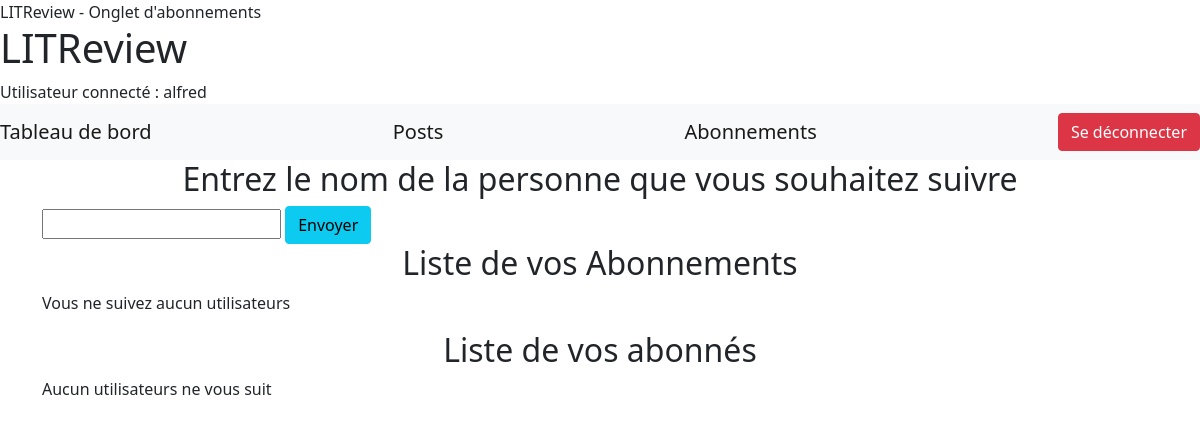
/sub/ (signed in), run on an earlier commit of the app's database.
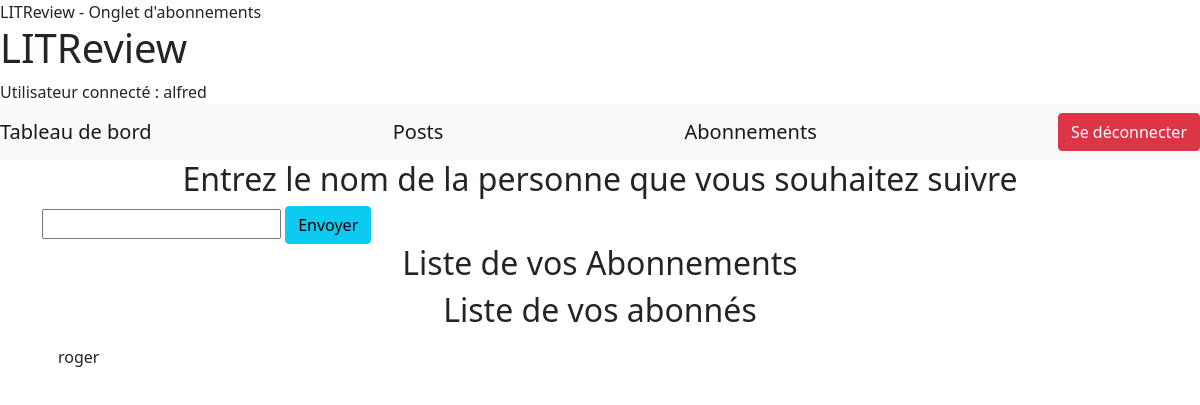
And on a later commit of the database.
### sub_system/models.py (models this page shows, shortened)
class UserFollows(models.Model):
    user = models.ForeignKey(User,
                             on_delete=models.CASCADE,
                             related_name='following'
                             )
    followed_user = models.ForeignKey(User,
                                      on_delete=models.CASCADE,
                                      related_name='followed_by'
                                      )
    class Meta:
        unique_together = ('user', 'followed_user', )

### sub_system/views.py (the view)
# urls.py: path('', views.abonnement, name='abonnement'),
@login_required
def abonnement(request):
    titre = "Onglet d'abonnements"
    user_follows = UserFollows.objects.all()
    user = request.user
    name = request.user.username
    subscribers = user.followed_by.all()
    if request.method == "POST":
        entry = request.POST['followed_user']
        if not entry != name:
            formulaire = NouveauxAbonnement(request.POST)
            messages.error(request, 'Vous ne pouvez pas vous ajouter')
        else:
            try:
                user_to_follow = User.objects.get(username=entry)
                UserFollows.objects.create(user=request.user,
                                           followed_user=user_to_follow,
                                           )
            except Exception:
                formulaire = NouveauxAbonnement(request.POST)
                messages.error(request, 'Erreur')
            else:
                messages.success(request, "Utilisateur suivi !")
                return redirect("abonnement")
    else:
        formulaire = NouveauxAbonnement()
    return render(request, 'sub_system/abonnement.html', {
                                                'titre': titre,
                                                'form': formulaire,
                                                'current_user': user,
                                                'subscribers': subscribers,
                                                'user_follows': user_follows
                                                })

### sub_system/forms.py
class NouveauxAbonnement(ModelForm):
    class Meta:
        model = UserFollows
        fields = ['followed_user']
        labels = {"followed_user": ""}
        widgets = {'followed_user': forms.TextInput()}

### sub_system/templates/sub_system/abonnement.html (shortened to what this page needs)
{% extends "index.html" %}
{% block content %}
    <h2 style="text-align: center;">Entrez le nom de la personne que vous souhaitez suivre</h2>
    <form action="" method="POST" enctype="multipart/form-data">
        {{ form }}
        <input type="submit" class="btn btn-info" value="Envoyer">
    </form>
    <h2 style="text-align: center;">Liste de vos Abonnements</h2>
    <ul class="list-group">
        {% for user in user_follows %}
            {% if  user.user == current_user%}
                <li class="list-group-item">{{ user.followed_user }}</li>
                <a class="link-danger" href="{% url 'SubscriptionSupp' user.pk %}">Se désabonner</a>
            {% endif %}
    </ul>
        {% empty %}
            <p>Vous ne suivez aucun utilisateurs</p>
        {% endfor %}
    <h2 style="text-align: center;">Liste de vos abonnés</h2>
    <ul class="list-group list-group-flush" >
        {% for subscriber in subscribers %}
            <li class="list-group-item">{{ subscriber.user }}</li>
    </ul>
        {% empty %}
            <p>Aucun utilisateurs ne vous suit</p>
        {% endfor %}
{% endblock content%}

What changed in the data, as far as the page shows it:
added UserFollows: user "roger"
Also different on the page:
text no longer shown: "Vous ne suivez aucun utilisateurs Aucun utilisateurs ne vous suit"
